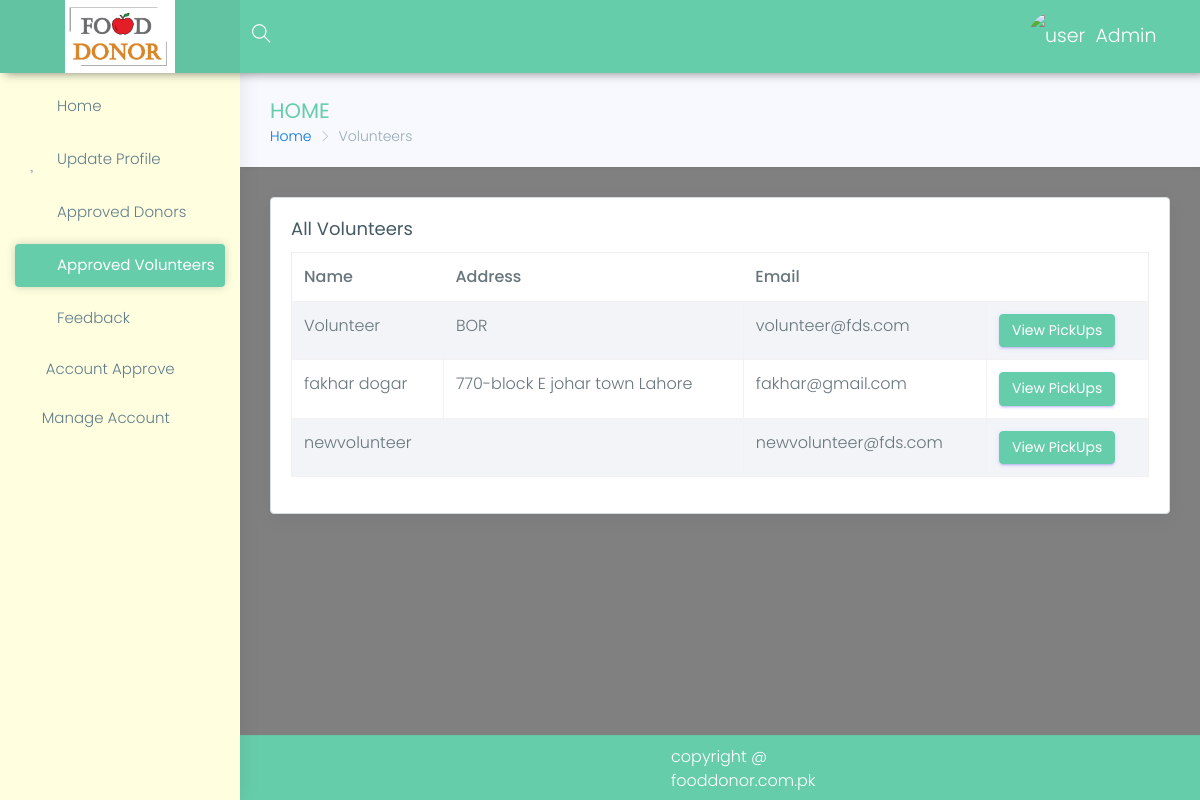
The page /fdsadmin/volunteers (signed in) on the database its author committed.
### volunteer/models.py (models this page shows, shortened)
class Volenteer(models.Model):
    user = models.OneToOneField(User, on_delete=models.CASCADE, primary_key=True)
    name = models.CharField(max_length=100, blank=False, null=False)
    role = models.CharField(default='Voleenteer', blank=False, max_length=10)
    address = models.CharField(max_length=100, blank=False, null=False)
    mobile = models.CharField(max_length=15, blank=False)
    pick_locations = models.ManyToManyField(Location,help_text="press ctrl and click to select multiple")
    image = models.ImageField(blank=True, null=True)
    gender = models.CharField(max_length=6, blank=True, null=True, choices=gender)
    city = models.CharField(max_length=20, blank=True, null=True)
    country = models.CharField(max_length=20, blank=True, null=True)
    is_approved = models.BooleanField(default=False)
    cnic = models.CharField(max_length=15, blank=True, null=True)
    code=models.IntegerField(default=0,null=True,blank=True)

### fdsadmin/views.py (the view)
# urls.py: url(r'^view-volunteers/(?P<pk>\d+)$',views.view_volunteers,name='fdsadmin-view-volunteers'),
@login_required
def volunteers(request):
    if not auth_admin(request):
        return redirect('/home/login')
    all_volunteers = Volenteer.objects.filter(is_approved=True)
    return render(request, 'fdsadmin/volunteers.html', {'volunteers': all_volunteers})

### fdsadmin/views.py (called while the page is built)
def auth_admin(request):
    if request.user.is_staff:
        return True
    else:
        return False

### templates/fdsadmin/volunteers.html (shortened to what this page needs)
{% extends 'panel-base.html' %}
{% block sidebar %}
            {% include 'fdsadmin/sidebar.html' %}
        {% endblock %}
{% block bradcrump %}
    <div class="row page-titles">
                    <div class="col-md-5 col-8 align-self-center">
                        <h3 class="text-themecolor">HOME</h3>
                        <ol class="breadcrumb">
                            <li class="breadcrumb-item"><a href="{% url 'fdsadmin-index' %}">Home</a></li>
                            <li class="breadcrumb-item active">Volunteers</li>
                        </ol>
                    </div>
                </div>
{% endblock %}
{% block main %}
                 <div class="row">
                    <div class="col-lg-12">
                        <div class="card">
                            <div class="card-block">
                                <h4 class="card-title">All Volunteers</h4>
                                <div class="table-responsive">
                                    <table class="table table-hover table-striped table-bordered">
                                        <thead>
                                            <tr>
                                                <th>Name</th>
                                                <th>Address</th>
                                                <th>Email</th>
                                            </tr>
                                        </thead>
                                        <tbody>
                                        {% for volun in volunteers %}
                                            <tr>
                                                <td>{{ volun.name }}</td>
                                                <td>{{ volun.address }}</td>
                                                <td>{{ volun.user.email }}</td>
                                                <td>
                                                   <a href="{% url 'fdsadmin-view-volunteers' volun.pk %}"   class="btn btn-primary">View PickUps</a>
                                                </td>
                                            </tr>
                                        {% endfor %}
                                        </tbody>
                                    </table>
                                </div>
                            </div>
                        </div>
                    </div>
                </div>
{% endblock %}

### templates/panel-base.html (shortened to what this page needs)
{% load static %}
<!DOCTYPE html>
<html lang="en">
<head>
    <link href="{% static 'Panel/assets/plugins/bootstrap/css/bootstrap.min.css' %}" rel="stylesheet">
    <link href="{% static 'Panel/assets/plugins/chartist-js/dist/chartist.min.css' %}" rel="stylesheet">
    <link href="{% static 'Panel/assets/plugins/chartist-js/dist/chartist-init.css' %}" rel="stylesheet">
    <link href="{% static 'Panel/assets/plugins/chartist-plugin-tooltip-master/dist/chartist-plugin-tooltip.css' %}" rel="stylesheet">
    <link href="{% static 'Panel/assets/plugins/c3-master/c3.min.css' %}" rel="stylesheet">
    <link href="{% static 'Panel/lite/css/style.css' %}" rel="stylesheet">
    <link href="{% static 'Panel/lite/css/colors/blue.css' %}" id="theme" rel="stylesheet">
    <link rel="stylesheet" type="text/css" href="https://cdn.datatables.net/v/bs4/jq-3.3.1/dt-1.10.18/datatables.min.css"/>
</head>
<body class="fix-header fix-sidebar card-no-border">
    <div id="main-wrapper">
        <header class="topbar">
            <nav class="navbar top-navbar navbar-toggleable-sm navbar-light">
                <div class="navbar-header">
                    <a class="navbar-brand" href="{% url 'donor-index' %}">
                        <b>
                            <img src="{% static "images/Capture.PNG" %}" style="width: 110px" alt="homepage" class="light-logo" />
                        </b>
                    </a>
                </div>
                <div class="navbar-collapse">
                    <ul class="navbar-nav mr-auto mt-md-0">
                        <li class="nav-item hidden-sm-down search-box"> <a class="nav-link hidden-sm-down text-muted waves-effect waves-dark" href="javascript:void(0)"><i class="ti-search"></i></a>
                        </li>
                    </ul>
                    <ul class="navbar-nav my-lg-0">
                        <li class="nav-item dropdown">
                            <a href="" class="link" data-toggle="tooltip" title="Email"><i class="mdi mdi-gmail" style="
                                     margin-right: 46px;"></i></a>
                            <a class="nav-link dropdown-toggle text-muted waves-effect waves-dark" href="" data-toggle="dropdown" aria-haspopup="true" aria-expanded="false"><img src="{{ request.session.pic }}" alt="user" class="profile-pic m-r-10" />{{ user.first_name }}</a>
                        <a href="/home/logout" class="link" data-toggle="tooltip" title="Logout"><i class="mdi mdi-power"></i></a>
                        </li>
                    </ul>
                </div>
            </nav>
        </header>
        {% block sidebar %}
        {% endblock %}
        <div class="page-wrapper">
            <div class="container-fluid" style="padding-top: 0px;">
                {% block bradcrump %}{% endblock %}
                {% block main %}{% endblock %}
            </div>
            <footer class="footer"> copyright @ fooddonor.com.pk </footer>
        </div>
    </div>
</body>
</html>

### home/static/Panel/lite/css/colors/blue.css (style rules this page uses)
.topbar { background: #66CDAA; }
.topbar .navbar-header { background: rgba(0, 0, 0, 0.05); }
.topbar .top-navbar .navbar-header .navbar-brand .light-logo { display: inline-block; color: rgba(255, 255, 255, 0.8); }
.topbar .navbar-light .navbar-nav .nav-item > a.nav-link { color: #ffffff !important; }
.text-themecolor { color: #66CDAA !important; }

### templates/panel-base.html (style rules this page uses)
.footer { padding: 9px 431px !important; }

### rows shown on the page
Volenteer: name "Volunteer", address "BOR", user.email "volunteer@fds.com"
Volenteer: name "fakhar dogar", address "770-block E johar town Lahore", user.email "fakhar@gmail.com"
Volenteer: name "newvolunteer", user.email "newvolunteer@fds.com"

### other values the page prints
{{ user.first_name }} "Admin"
